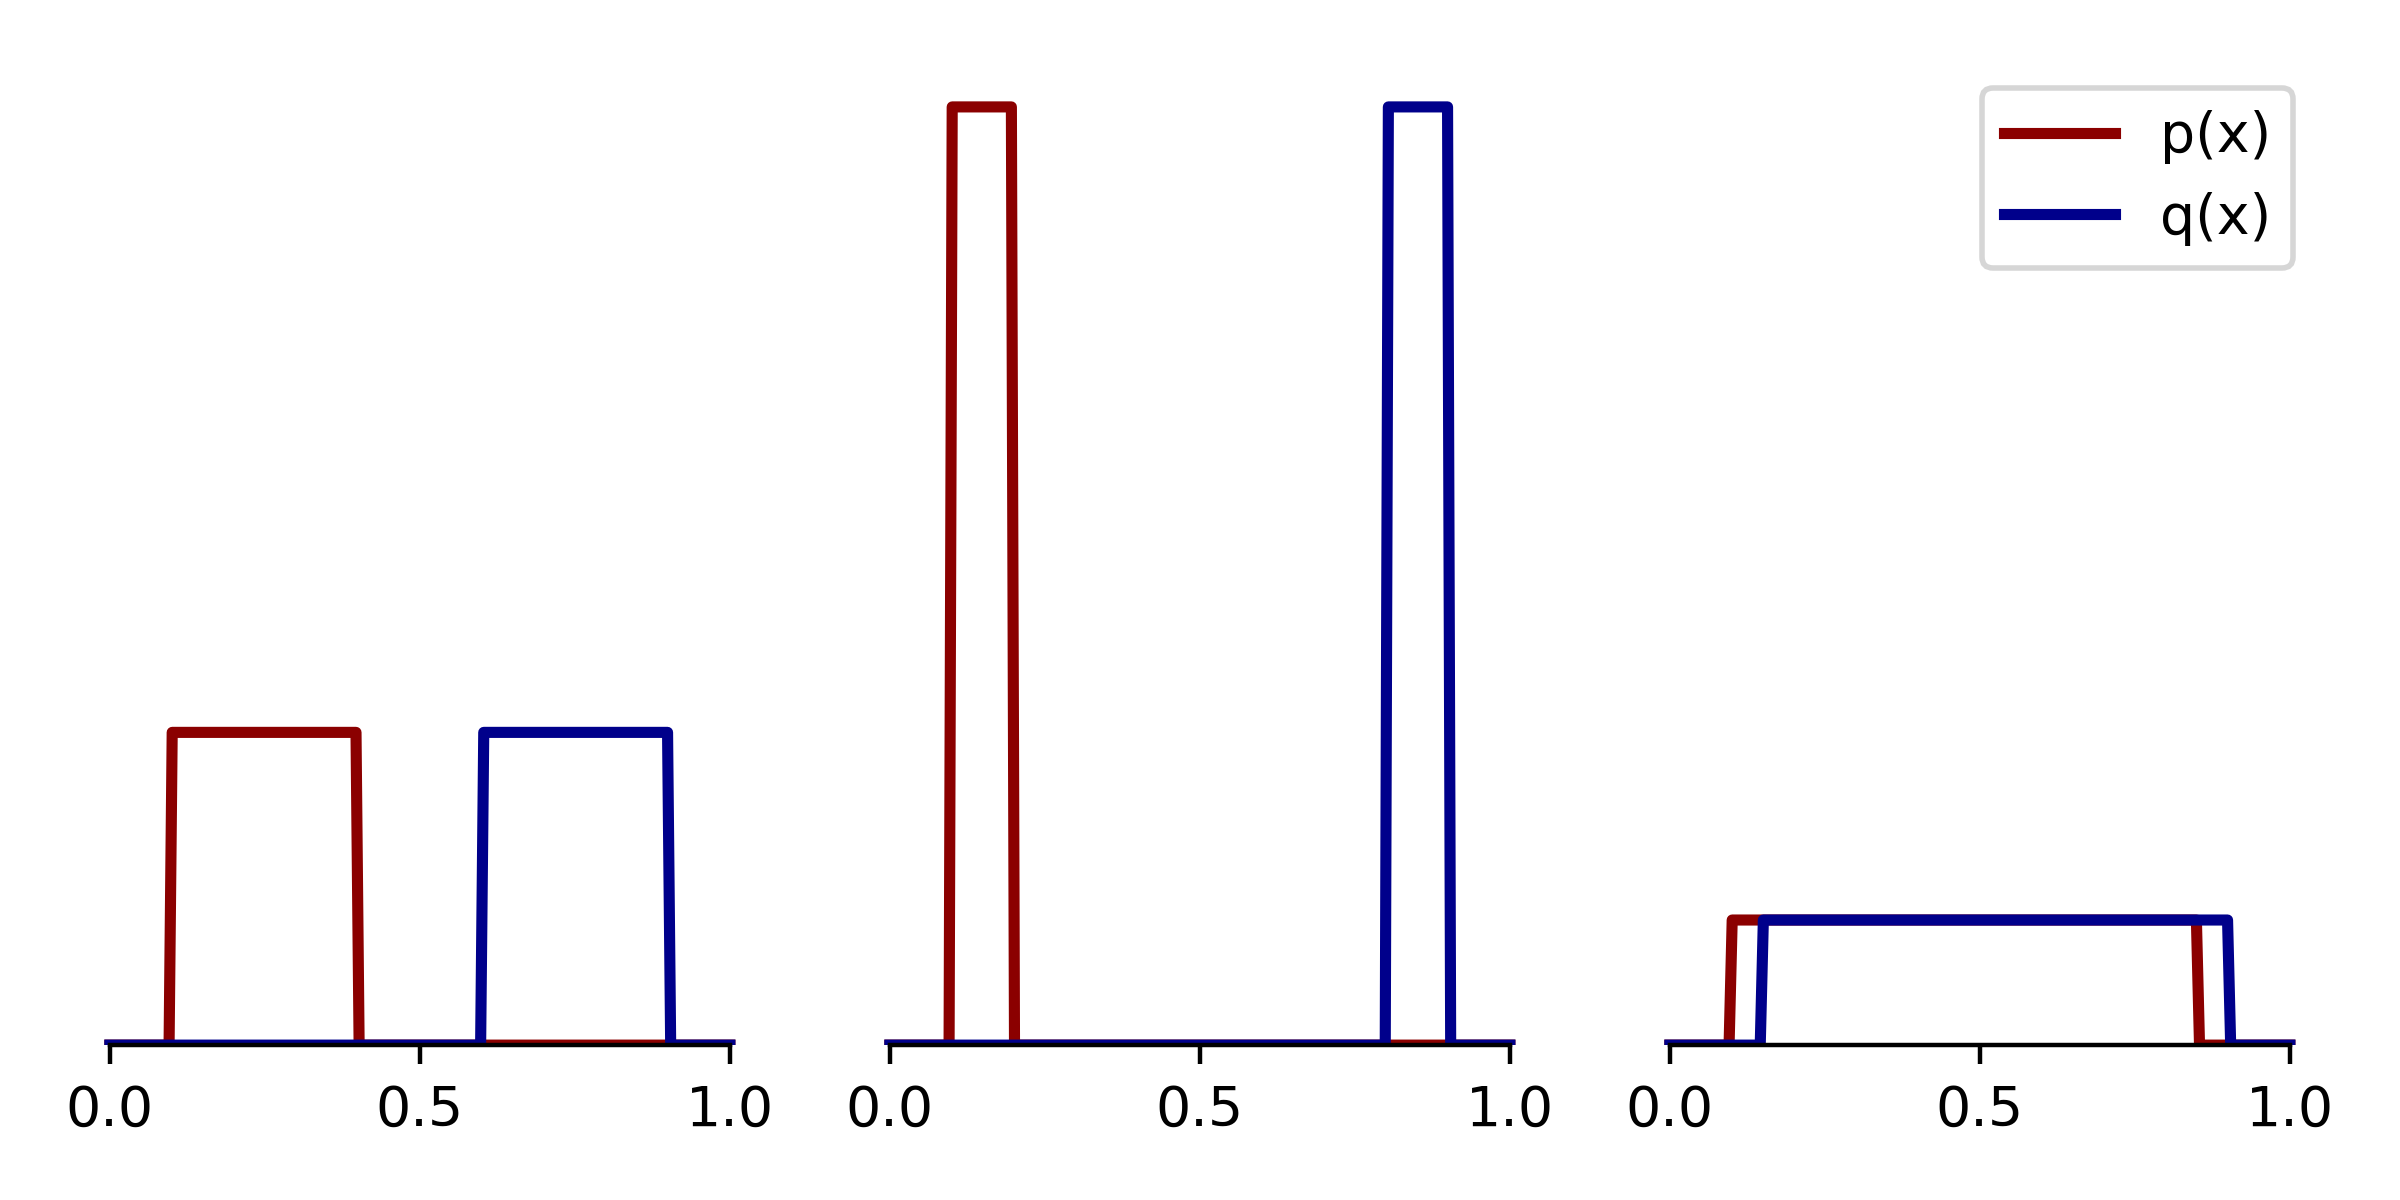

Write the Python code that produced this figure.
import numpy as np
import matplotlib.pyplot as plt

# from scipy.stats import wasserstein_distance

def wasserstein_distance(x, y, p, q):
    from scipy.stats.stats import wasserstein_distance
    return np.sqrt(_cdf_distance(2, x, y, p, q))

fig, axes = plt.subplots(1, 3, sharey=True)

x = np.linspace(0, 1, 2000)

p = (x > .1) & (x < .4)
q = (x > .6) & (x < .9)
axes[0].plot(x, p / p.sum(), color='darkred', lw=2)
axes[0].plot(x, q / q.sum(), color='darkblue', lw=2)

d1 = wasserstein_distance(x, x, p, q)

p = (x > .1) & (x < .2)
q = (x > .8) & (x < .9)
axes[1].plot(x, p / p.sum(), color='darkred', lw=2)
axes[1].plot(x, q / q.sum(), color='darkblue', lw=2)

d2 = wasserstein_distance(x, x, p, q)

p = (x > .1) & (x < .85)
q = (x > .15) & (x < .9)
axes[2].plot(x, p / p.sum(), color='darkred', lw=2, label="p(x)")
axes[2].plot(x, q / q.sum(), color='darkblue', lw=2, label="q(x)")

d3 = wasserstein_distance(x, x, p, q)

axes[0].set_ylim(0, axes[0].get_ylim()[1])

for ax in axes:
    ax.set_yticks([])
    ax.set_xticks([0, .5, 1])
    ax.spines["bottom"].set_bounds(0, 1)
    ax.spines["top"].set_visible(False)
    ax.spines["left"].set_visible(False)
    ax.spines["right"].set_visible(False)

axes[2].legend()
fig.set_size_inches((6, 3))
fig.tight_layout()
fig.savefig("schematic_1d.png", dpi=400)

axes[0].set_title(
    r"$\mathcal{W}\,$(P, Q) = " + str(np.round(d1, 3)))
axes[1].set_title(
    r"$\mathcal{W}\,$(P, Q) = " + str(np.round(d2, 3)))
axes[2].set_title(
    r"$\mathcal{W}\,$(P, Q) = " + str(np.round(d3, 3)))

fig.subplots_adjust(top=.8)

fig.savefig("schematic_1d_revisited.png", dpi=400)

plt.show()


